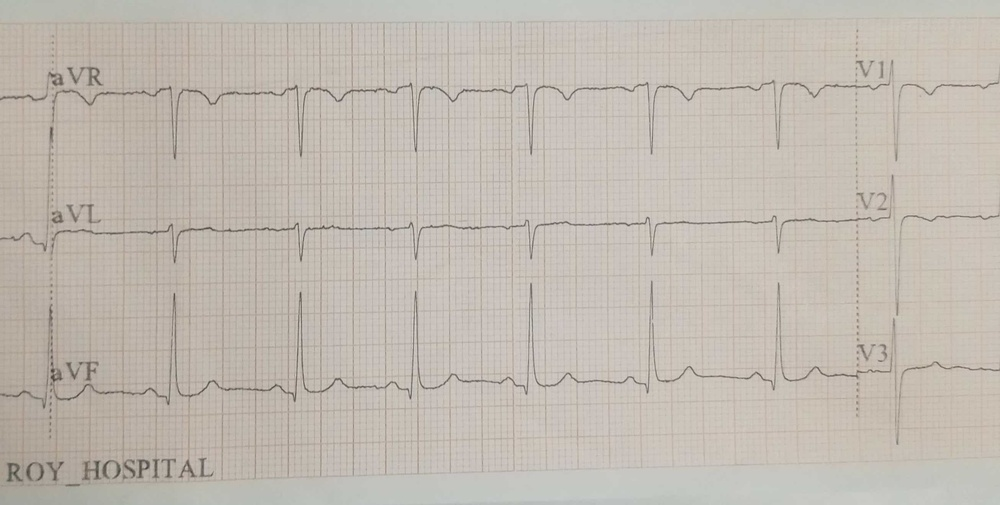
#> input picture api/ecg2 (1).jpg, 1000 x 505 px, shrunk from 2612 x 1318 before the run
$ python -i mask.py   (imports and definitions only)
#> lines starting #> are read from the running program, lines starting #| are printed output that depends on the picture
#> further down, picture is the input picture: shape (505, 1000, 3); mean B, G, R 177.6, 186.6, 193.7
import cv2
import numpy as np

def mask_function(RGB):
    # Convert RGB image to HSV color space
    hsv_image = cv2.cvtColor(RGB, cv2.COLOR_BGR2HSV)
#> hsv_image: shape (505, 1000, 3); mean H, S, V 18.3, 21.6, 193.9

    # Define HSV threshold values
    lower_bound = np.array([0, 0, 166], dtype=np.uint8)  # [H_min, S_min, V_min]
    upper_bound = np.array([255, 168, 255], dtype=np.uint8)  # [H_max, S_max, V_max]

    # Create a mask based on the HSV thresholds
    mask = cv2.inRange(hsv_image, lower_bound, upper_bound)
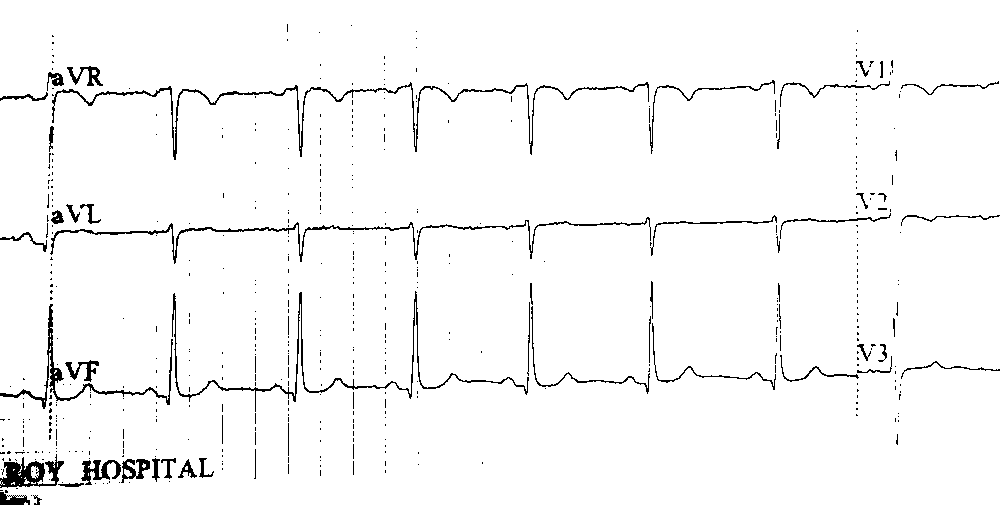
#> mask: shape (505, 1000); 97% white; black in thin lines or dots

    # Invert the mask
    mask = cv2.bitwise_not(mask)
#> mask: shape (505, 1000); 3% white in thin lines or dots

    # Initialize the output masked image based on the input image
    masked_RGB_image = RGB.copy()

    # Set background pixels where the mask is False to zero
    masked_RGB_image[np.where(mask[:, :] == 0)] = 0
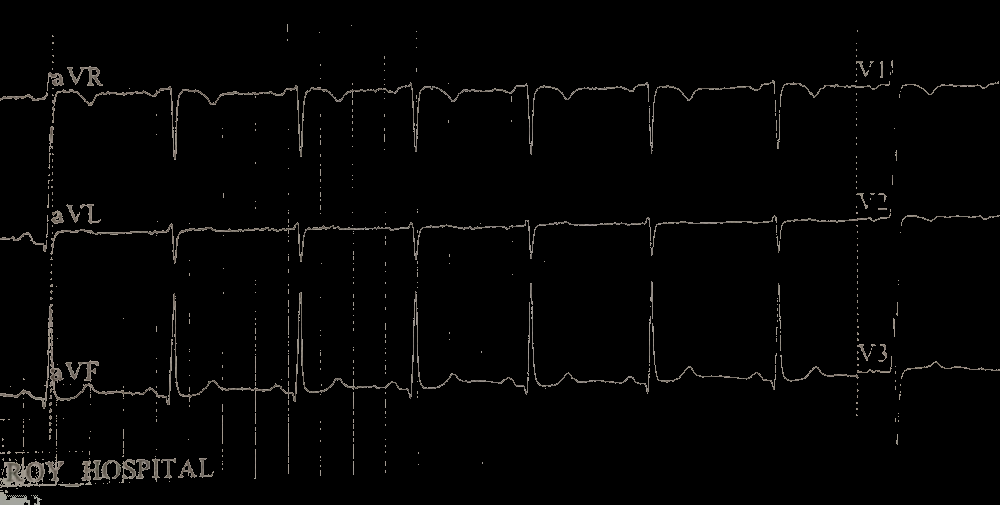
#> masked_RGB_image: shape (505, 1000, 3); mean B, G, R 3.7, 4, 4.2

    return mask, masked_RGB_image

>>> import cv2
>>> picture = cv2.imread('ecg2 (1).jpg')
>>> result = mask_function(picture)
